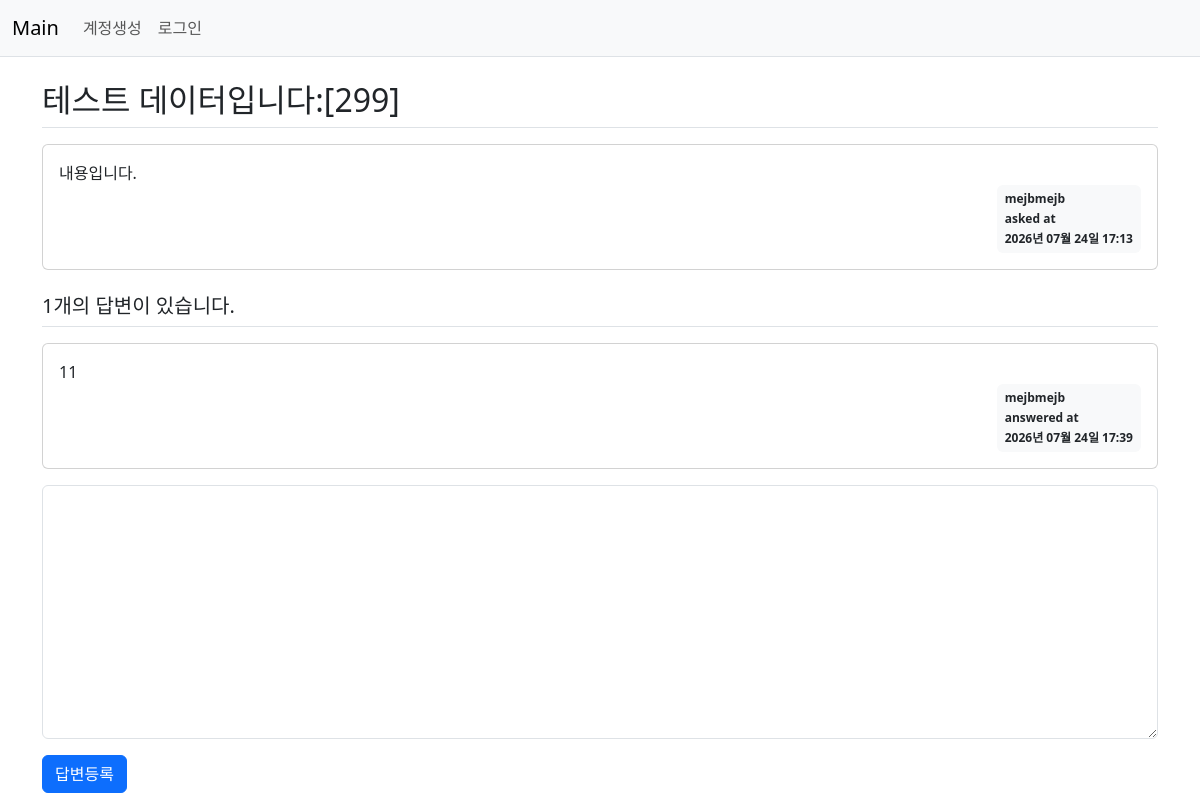
/question/detail/300/, run on the app's committed database.
### pybo/models.py (models this page shows, shortened)
class Question(db.Model):
    id = db.Column(db.Integer, primary_key=True)
    subject = db.Column(db.String(max_string), nullable=False) # 200자까지 문자열 제한이 있으며 null을 허용하지 않겠다.
    content = db.Column(db.Text(), nullable=False)
    create_date = db.Column(db.DateTime(), nullable=False) # DateTime을 받아오며 null을 허용하지 않겠다
    user_id = db.Column(db.Integer, db.ForeignKey('user.id', ondelete='CASCADE'), nullable=False)
    user = db.relationship('User', backref=db.backref('question_set'))

class User(db.Model):
    id = db.Column(db.Integer, primary_key=True)
    username = db.Column(db.String(150), unique=True, nullable=False) # unique = True 중복 막겠다
    password = db.Column(db.String(max_string), nullable=False)
    email = db.Column(db.String(120), unique=True, nullable=False)

class Answer(db.Model):
    id = db.Column(db.Integer, primary_key=True)
    question_id = db.Column(db.Integer, db.ForeignKey('question.id', ondelete='CASCADE'))
    question = db.relationship('Question', backref=db.backref('answer_set', cascade='all, delete-orphan'))
    content = db.Column(db.Text(), nullable=False)
    create_date = db.Column(db.DateTime(), nullable=False)
    user_id = db.Column(db.Integer, db.ForeignKey('user.id', ondelete='CASCADE'), nullable=False)
    user = db.relationship('User', backref=db.backref('answer_set'))

### pybo/views/question_views.py (the view)
@bp.route('/detail/<int:question_id>/')
def detail(question_id):
    form = AnswerForm() # 상세 조회 라우터 내부에 빈 답변 폼 생성
    question = Question.query.get_or_404(question_id)
    return render_template('question/question_detail.html', question=question, form=form)

### pybo/forms.py
class AnswerForm(FlaskForm):
    content = TextAreaField('내용', validators=[DataRequired('내용은 필수 입력 항목입니다.')])

### pybo/filter.py (called while the page is built)
def format_datetime(value, fmt='%Y년 %m월 %d일 %H:%M'):
    return value.strftime(fmt)

### pybo/views/auth_views.py (called while the page is built)
@bp.before_app_request
def load_logged_in_user():
    user_id = session.get('user_id')
    if user_id is None:
        g.user = None
    else:
        g.user = User.query.get(user_id)

### pybo/templates/question/question_detail.html (shortened to what this page needs)
{% extends 'base.html' %}
{% block content %}
<div class="container my-3">
    <h2 class="border-bottom py-2">{{ question.subject }}</h2>
    <div class="card my-3">
        <div class="card-body">
            <div class="card-text" style="white-space: pre-line;">{{ question.content }}</div>
            <div class="d-flex justify-content-end">
                <div class="badge bg-light text-dark p-2 text-start">
                    <div class="mb-2">{{ question.user.username }}</div>
                    <div class="mb-2">asked at</div>
                    <div>{{ question.create_date|datetime }}</div>
                </div>
            </div>
        </div>
    </div>
    <h5 class="border-bottom my-3 py-2">{{ question.answer_set|length }}개의 답변이 있습니다.</h5>
    {% for answer in question.answer_set %}
    <div class="card my-3">
        <div class="card-body">
            <div class="card-text" style="white-space: pre-line;">{{ answer.content }}</div>
            <div class="d-flex justify-content-end">
                <div class="badge bg-light text-dark p-2 text-start">
                    <div class="mb-2">{{ answer.user.username }}</div>
                    <div class="mb-2">answered at</div>
                    <div>{{ answer.create_date|datetime }}</div>
                </div>
            </div>
        </div>
    </div>
    {% endfor %}
    <form action="{{ url_for('answer.create', question_id=question.id) }}" method="post" class="my-3">
        <div class="mb-3">
            <textarea name="content" id="content" class="form-control" rows="10"></textarea>
        </div>
        <input type="submit" value="답변등록" class="btn btn-primary">
    </form>
</div>
{% endblock %}

### data on the page
Question: subject "테스트 데이터입니다:[299]", content "내용입니다.", create_date "2026년 07월 24일 17:13"
User: user.username "mejbmejb"
Answer: content "11", user.username "mejbmejb", create_date "2026년 07월 24일 17:39"

### other printed values
{{ question.answer_set|length }} "1"
